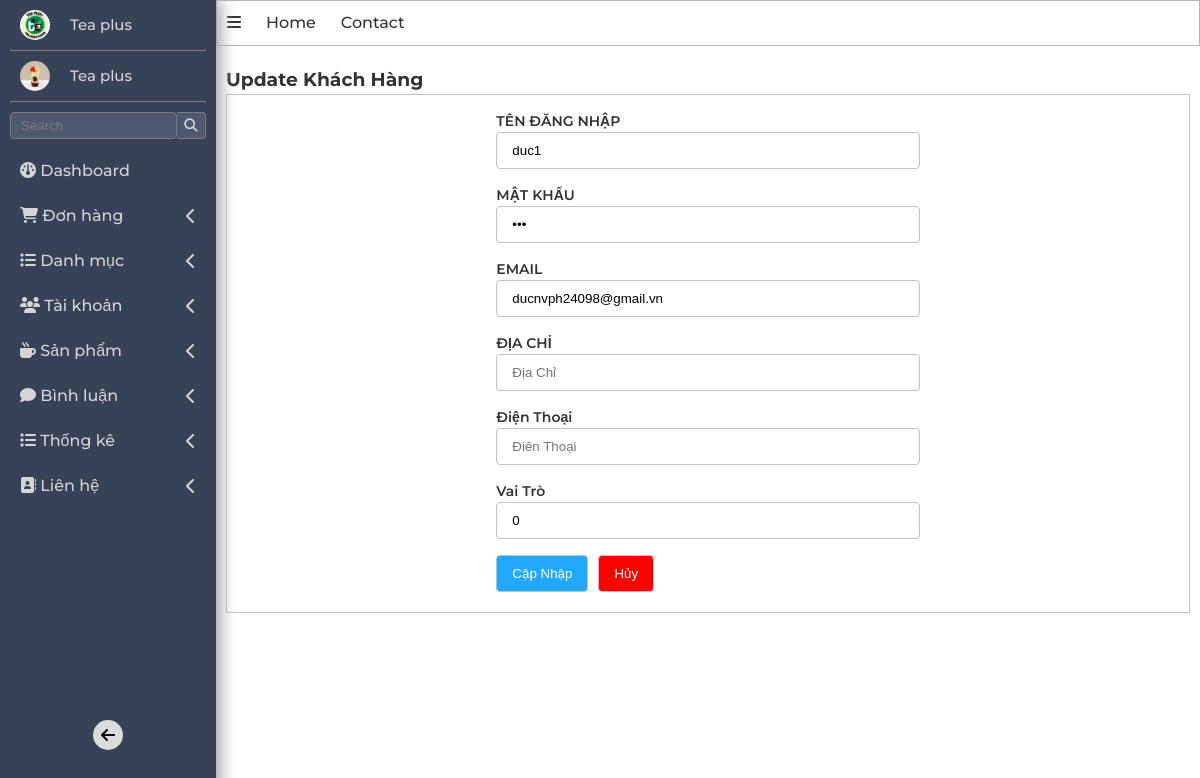
Page /admin/index.php?act=suatk&id=6 on the committed database.
### tables this page shows
CREATE TABLE `taikhoan` (
  `id` int(11) NOT NULL,
  `user` varchar(255) NOT NULL,
  `pass` varchar(255) NOT NULL,
  `avatar` varchar(255) NOT NULL,
  `email` varchar(255) NOT NULL,
  `address` varchar(255) DEFAULT NULL,
  `tel` varchar(255) DEFAULT NULL,
  `role` tinyint(4) NOT NULL DEFAULT 0
);

### model/pdo.php (called while the page is built, shortened)
<?php
function pdo_get_connection(){
    $dburl = "mysql:host=localhost;dbname=teaplussss;charset=utf8";
    $username = 'root';
    $password = '';
    $conn = new PDO($dburl, $username, $password);
    $conn->setAttribute(PDO::ATTR_ERRMODE, PDO::ERRMODE_EXCEPTION);
    return $conn;
}
function pdo_query_one($sql){
    $sql_args = array_slice(func_get_args(), 1);
    try{
        $conn = pdo_get_connection();
        $stmt = $conn->prepare($sql);
        $stmt->execute($sql_args);
        $row = $stmt->fetch(PDO::FETCH_ASSOC);
        return $row;
    }
    catch(PDOException $e){
        throw $e;
    }
    finally{
        unset($conn);
    }
}

### model/taikhoan.php (called while the page is built, shortened)
<?php
    function loadOne_taikhoan($id){
        $sql ="select *from taikhoan where id=?";
        return pdo_query_one($sql,$id);
    }
?>

### admin/taikhoan/update.php (the view, shortened to what this page needs)
<?php
    if(is_array($taikhoan)){
        extract($taikhoan);
      }
?>
<main class="w-100 d-f f-d">
          <h3>Update Khách Hàng</h3>
          <div class="search_list-product-admin w-100 d-f jf-c">
            <form action="index.php?act=updatetk" class="general-form" method="post" enctype="multipart/form-data">
              <div class="block_form d-f f-d">
                <label for=""> TÊN ĐĂNG NHẬP  </label>
                <input type="text" placeholder="Tên Đang Nhập" name="tentk"  value="<?=$user?>">
              </div>
              <div class="block_form d-f f-d">
                <label for="">MẬT KHẨU</label>
                <input type="password" placeholder="MẬT KHẨU" name="matkhau" value="<?=$pass?>">
              </div>
              <div class="block_form d-f f-d">
                <label for="">EMAIL</label>
                <input type="text" placeholder="Email" name="email" value="<?=$email?>">
              </div>
              <div class="block_form d-f f-d">
                <label for="">ĐỊA CHỈ	</label>
                <input type="text" placeholder="Địa Chỉ" name="diachi" value="<?=$address?>">
              </div><div class="block_form d-f f-d">
                <label for="">Điện Thoại</label>
                <input type="text" placeholder="Điên Thoại" name="dienthoai" value="<?=$tel?>">
              </div>
              <div class="block_form d-f f-d">
                <label for="">Vai Trò</label>
                <input type="text" placeholder="Vai Trò" name="vaitro" value="<?=$role?>">
              </div>
              <div class="block_form d-f g-10 al-c">
               <input type="submit" value="Cập Nhập" class="submit-general-form" name="capnhap">
               <input type="reset" value="Hủy" class="cancel-general-form" >
              </div>
            </form>
          </div>
</main>

### css/global.css (style rules this page uses)
* { padding: 0; margin: 0; box-sizing: border-box; }
:root { --primary-color: rgb(28, 205, 28); --white: rgb(255, 255, 255); --black: black; --font-family: "Montserrat", sans-serif; --text-color: #333; --bg-header-contact: rgb(237, 237, 237); --font-weight: 500; --font-size: 1.6em; --padding-website : 5%; --admin-sideBar-border : #7c7c7c; --border-cart :rgb(193, 193, 193); }
html { font-size: 62.5%; }
body { font-size: var(--font-size); font-family: var(--font-family); line-height: 1.5; font-weight: var(--font-weight); text-rendering: optimizeSpeed; color: var(--text-color); }
.d-f { display: flex; }
.jf-c { justify-content: center; }
.f-d { flex-direction: column; }
.al-c { align-items: center; }
.w-100 { width: 100%; }
.g-10 { gap: 10px; }

### css/admin/admin.css (style rules this page uses)
:root { --color-text--sidebar :rgb(213, 213, 213); --border-color-form-table: #c2c2c2; }
main { padding: 20px 10px ; }
.search_list-product-admin { border: 1px solid var(--border-color-form-table); }
.general-form { padding: 0px 28%; padding-bottom: 20px; width: 100%; font-size: 1.4rem; }
.general-form label { font-weight: 600; }
.block_form { margin-top: 1.6rem; }
.general-form>.block_form>input { border: 1px solid var(--border-color-form-table); border-radius: 4px; outline: none; padding: 10px 15px; }
.submit-general-form { background-color: rgb(32, 169, 255); color: var(--white); }
.cancel-general-form { background-color: red; color: var(--white); ; }

### rows in the picture
taikhoan: tentk "duc1", email "ducnvph24098@gmail.vn", vaitro "0"
